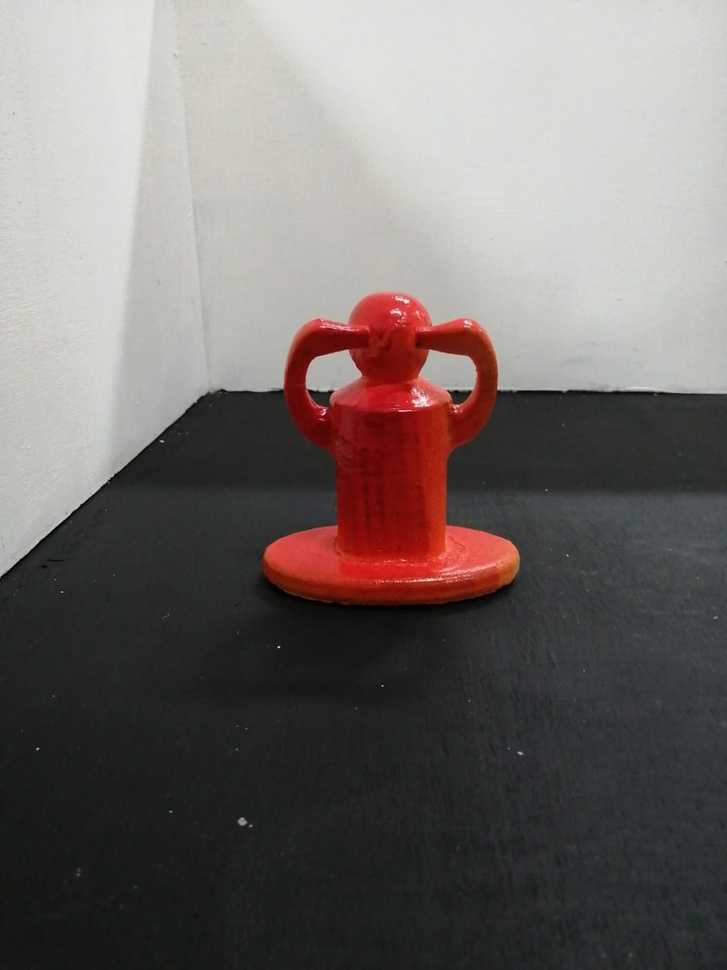
#> input picture img1.jpeg, 727 x 970 px, shrunk from 960 x 1280 before the run
$ python SkinDetection.py
#> lines starting #> are read from the running program, lines starting #| are printed output that depends on the picture; after the words box and inside, x2 and y2 are one past the last pixel; in counts of white or black regions, pixels touching at a corner belong together
import cv2
import numpy as np

#Open a simple image
img=cv2.imread("img1.jpeg")
#> img is the input picture: shape (970, 727, 3); mean B, G, R 106.3, 108.6, 115.1

#converting from gbr to hsv color space
img_HSV = cv2.cvtColor(img, cv2.COLOR_BGR2HSV)
#> img_HSV: shape (970, 727, 3); mean H, S, V 56.5, 28.7, 117.2
#skin color range for hsv color space
HSV_mask = cv2.inRange(img_HSV, (0, 15, 0), (17,170,255))
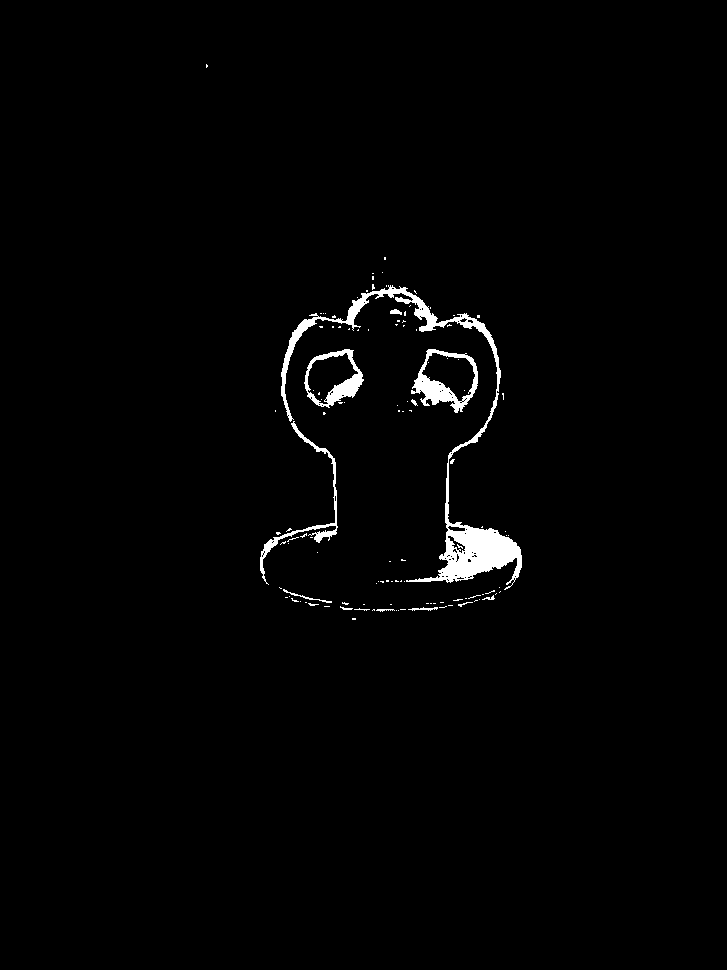
#> HSV_mask: shape (970, 727); 1.5% white; 117 white regions (105 under 20 px), largest, box (x1, y1, x2, y2) and area: (281, 285, 522, 590) 6156, (411, 349, 478, 413) 1363, (304, 349, 364, 408) 1062
HSV_mask = cv2.morphologyEx(HSV_mask, cv2.MORPH_OPEN, np.ones((3,3), np.uint8))
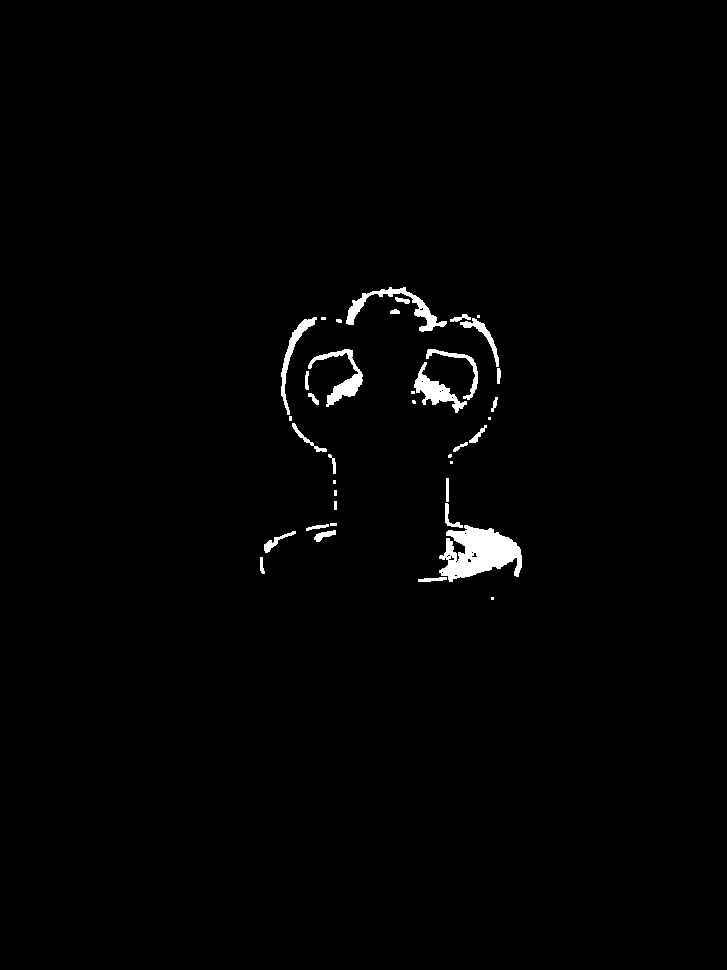
#> HSV_mask: shape (970, 727); 1.2% white; 39 white regions (11 under 20 px), largest, box (x1, y1, x2, y2) and area: (439, 525, 522, 582) 2889, (346, 287, 447, 332) 984, (414, 362, 467, 413) 856

#converting from gbr to YCbCr color space
img_YCrCb = cv2.cvtColor(img, cv2.COLOR_BGR2YCrCb)
#> img_YCrCb: shape (970, 727, 3); mean of channels 0, 1, 2 110.3, 131.3, 125.8
#skin color range for hsv color space
YCrCb_mask = cv2.inRange(img_YCrCb, (0, 135, 85), (255,180,135))
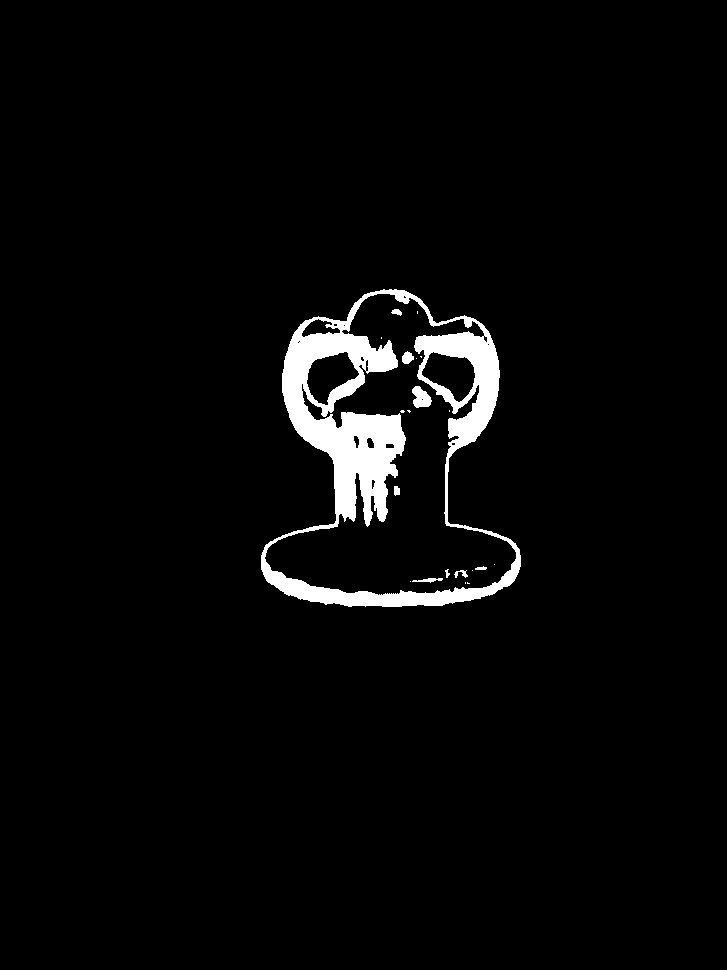
#> YCrCb_mask: shape (970, 727); 3.3% white; 21 white regions (12 under 20 px), largest, box (x1, y1, x2, y2) and area: (261, 289, 521, 607) 22258, (412, 386, 432, 408) 295, (402, 351, 414, 364) 110
YCrCb_mask = cv2.morphologyEx(YCrCb_mask, cv2.MORPH_OPEN, np.ones((3,3), np.uint8))
#> YCrCb_mask: shape (970, 727); 3.2% white; 20 white regions (8 under 20 px), largest, box (x1, y1, x2, y2) and area: (282, 317, 406, 538) 12035, (414, 316, 500, 528) 5129, (261, 529, 521, 607) 3998

#merge skin detection (YCbCr and hsv)
global_mask=cv2.bitwise_and(YCrCb_mask,HSV_mask)
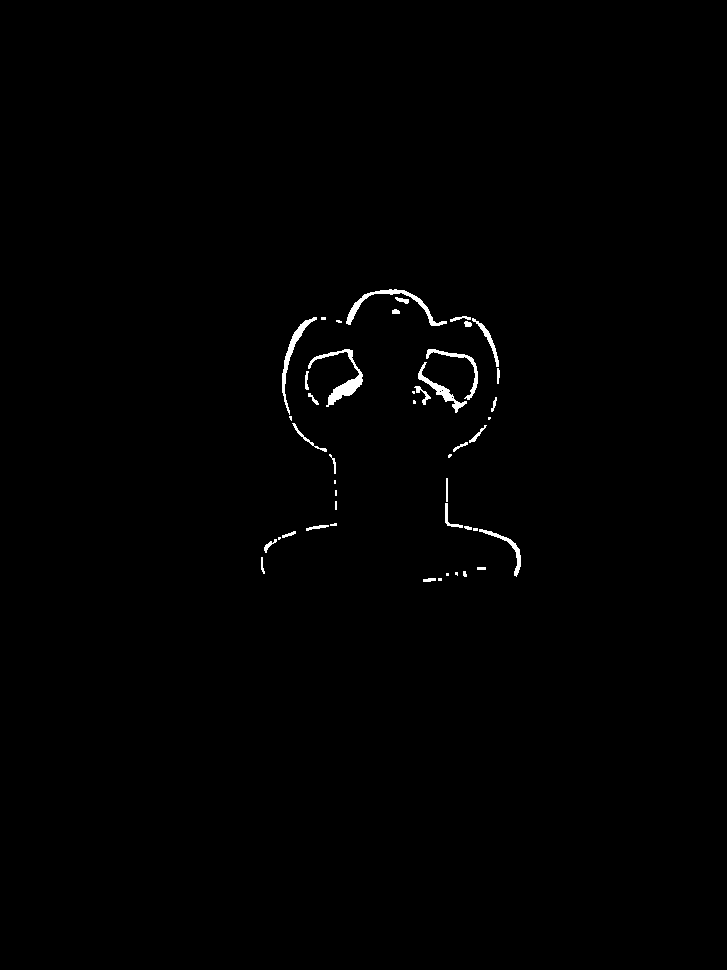
#> global_mask: shape (970, 727); 0.62% white; 46 white regions (16 under 20 px), largest, box (x1, y1, x2, y2) and area: (308, 349, 363, 407) 686, (346, 289, 447, 326) 573, (282, 317, 317, 415) 480
global_mask=cv2.medianBlur(global_mask,3)
#> global_mask: shape (970, 727); 0.6% white; 43 white regions (16 under 20 px), largest, box (x1, y1, x2, y2) and area: (308, 349, 363, 407) 683, (346, 289, 447, 326) 572, (282, 317, 317, 413) 475
global_mask = cv2.morphologyEx(global_mask, cv2.MORPH_OPEN, np.ones((4,4), np.uint8))
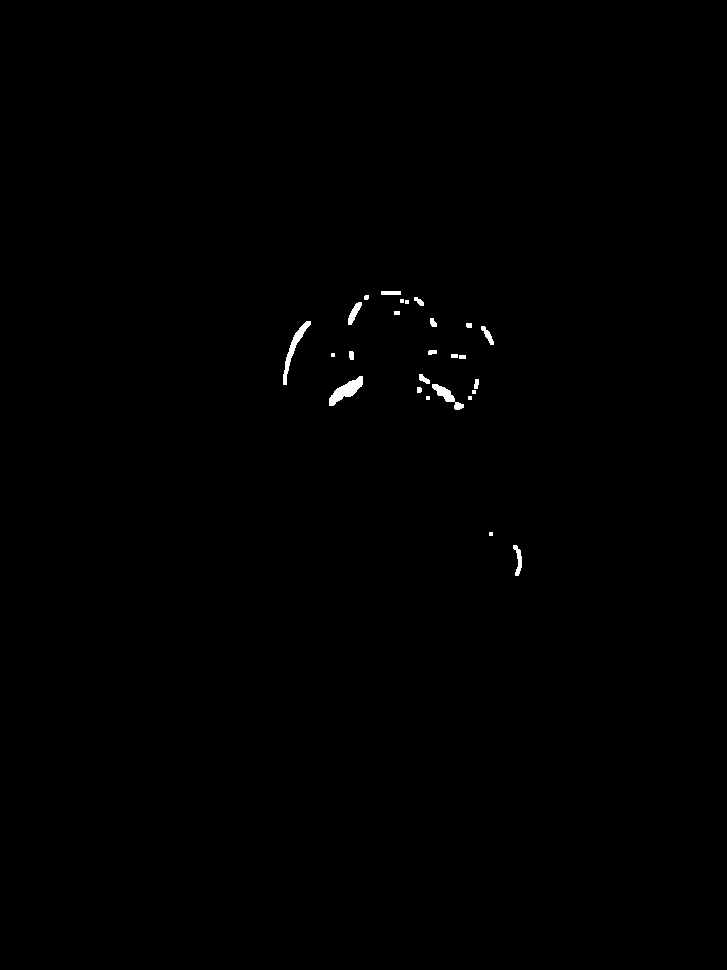
#> global_mask: shape (970, 727); 0.3% white; 26 white regions (7 under 20 px), largest, box (x1, y1, x2, y2) and area: (329, 376, 363, 406) 437, (283, 321, 311, 385) 376, (432, 384, 464, 410) 271


HSV_result = cv2.bitwise_not(HSV_mask)
YCrCb_result = cv2.bitwise_not(YCrCb_mask)
global_result=cv2.bitwise_not(global_mask)


# [5 lines of commented-out code are left out]
cv2.imwrite("1_HSV.jpg",HSV_result)
cv2.imwrite("2_YCbCr.jpg",YCrCb_result)
cv2.imwrite("3_global_result.jpg",global_result)
cv2.waitKey(0)
cv2.destroyAllWindows()

$ run again, with img2.jpeg copied over img1.jpeg
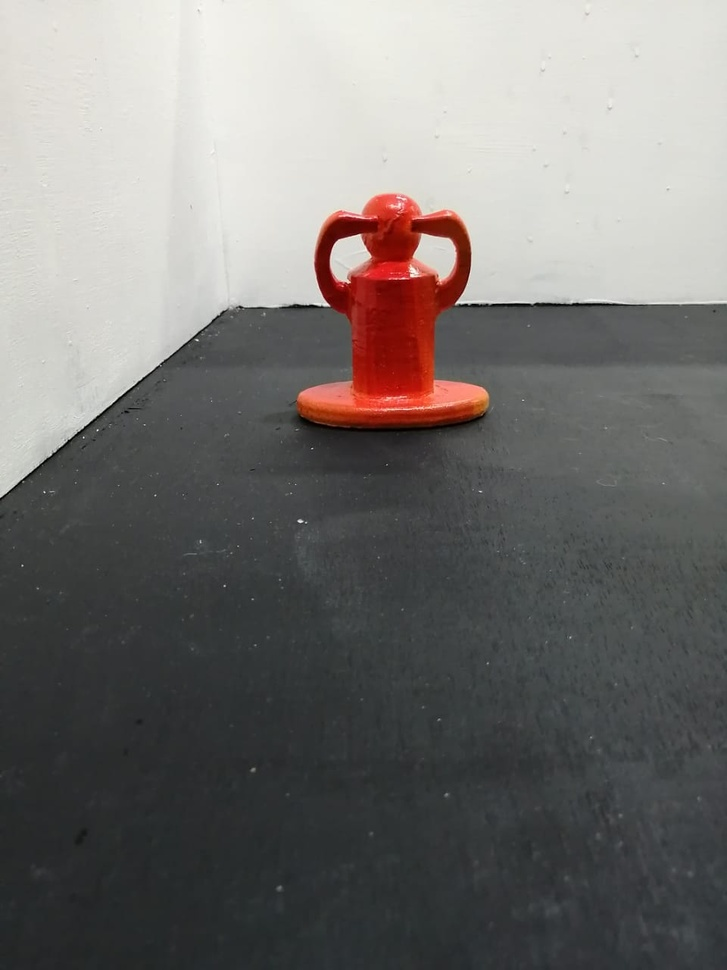
#> input picture img2.jpeg, 727 x 970 px, shrunk from 960 x 1280 before the run
#> img is the input picture: shape (970, 727, 3); mean B, G, R 113.9, 115.8, 118.5
#> img_HSV: shape (970, 727, 3); mean H, S, V 67.4, 21.1, 121.1
#> `HSV_mask = cv2.inRange(img_HSV, (0, 15, 0), (17,170,255))`:
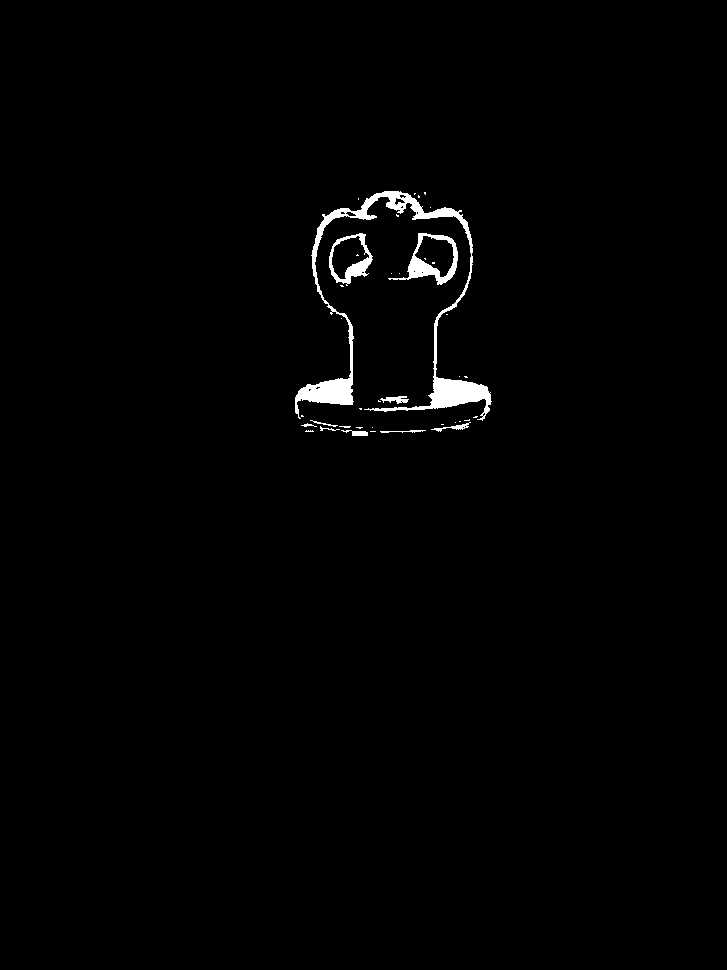
#> HSV_mask: shape (970, 727); 1.1% white; 39 white regions (29 under 20 px), largest, box (x1, y1, x2, y2) and area: (295, 191, 492, 421) 5359, (388, 233, 458, 285) 963, (329, 233, 373, 286) 703
#> img_YCrCb: shape (970, 727, 3); mean of channels 0, 1, 2 116.4, 129.5, 126.5
#> `global_mask = cv2.morphologyEx(global_mask, cv2.MORPH_OPEN, np.ones((4..`:
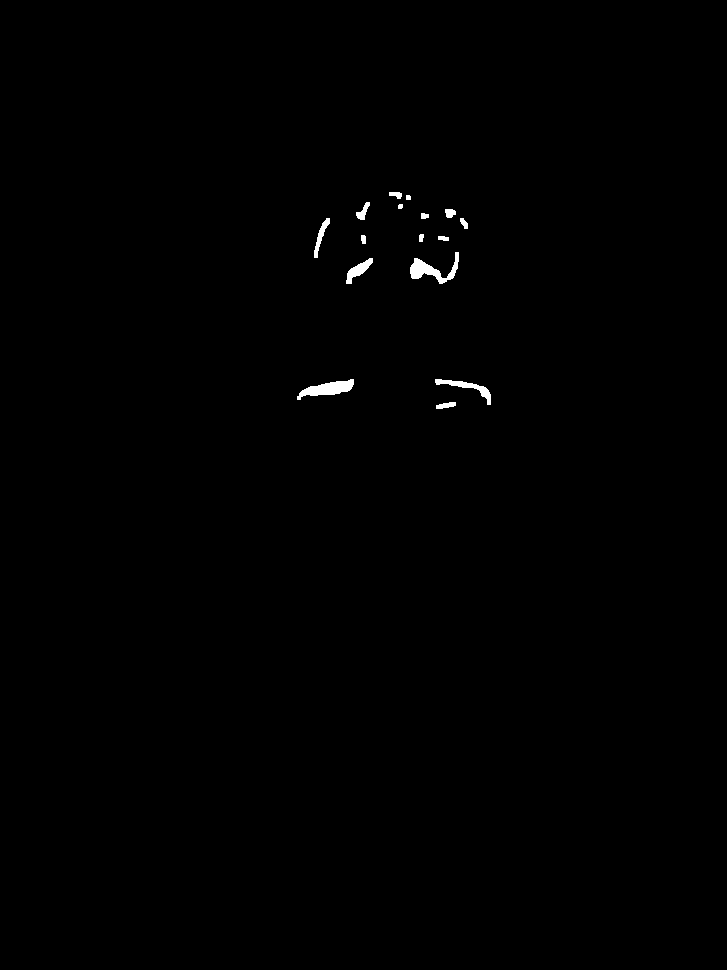
#> global_mask: shape (970, 727); 0.37% white; 16 white regions, largest, box (x1, y1, x2, y2) and area: (297, 379, 354, 400) 575, (410, 252, 459, 284) 573, (435, 379, 491, 405) 357
#> HSV_result: shape (970, 727); 99% white; 35 black regions (14 under 20 px), largest, box (x1, y1, x2, y2) and area: (412, 377, 491, 410) 1417, (353, 191, 473, 247) 1232, (295, 373, 353, 405) 1156
#> YCrCb_result: shape (970, 727); 98.6% white; 6 black regions (3 under 20 px), largest, box (x1, y1, x2, y2) and area: (295, 191, 490, 430) 9779, (380, 285, 400, 296) 132, (432, 400, 461, 408) 122
